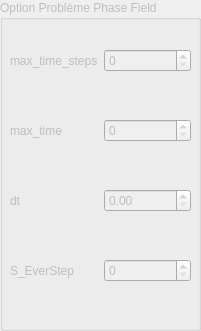
    <widget class="QGroupBox" name="groupBoxPhasefield">
     <property name="enabled">
      <bool>false</bool>
     </property>
     <property name="geometry">
      <rect>
       <x>1180</x>
       <y>20</y>
       <width>201</width>
       <height>331</height>
      </rect>
     </property>
     <property name="title">
      <string>Option Problème Phase Field</string>
     </property>
     <widget class="QWidget" name="layoutWidget_17">
      <property name="geometry">
       <rect>
        <x>10</x>
        <y>100</y>
        <width>181</width>
        <height>61</height>
       </rect>
      </property>
      <layout class="QHBoxLayout" name="horizontalLayout_20">
       <item>
        <widget class="QLabel" name="label_22">
         <property name="text">
          <string>max_time</string>
         </property>
        </widget>
       </item>
       <item>
        <widget class="QSpinBox" name="spinboxMaxtime">
         <property name="maximum">
          <number>100000000</number>
         </property>
        </widget>
       </item>
      </layout>
     </widget>
     <widget class="QWidget" name="layoutWidget_18">
      <property name="geometry">
       <rect>
        <x>10</x>
        <y>30</y>
        <width>181</width>
        <height>61</height>
       </rect>
      </property>
      <layout class="QHBoxLayout" name="horizontalLayout_21">
       <item>
        <widget class="QLabel" name="label_23">
         <property name="text">
          <string>max_time_steps</string>
         </property>
        </widget>
       </item>
       <item>
        <widget class="QSpinBox" name="spinboxMaxtimesteps">
         <property name="maximum">
          <number>100000000</number>
         </property>
        </widget>
       </item>
      </layout>
     </widget>
     <widget class="QWidget" name="layoutWidget_19">
      <property name="geometry">
       <rect>
        <x>10</x>
        <y>170</y>
        <width>181</width>
        <height>61</height>
       </rect>
      </property>
      <layout class="QHBoxLayout" name="horizontalLayout_22">
       <item>
        <widget class="QLabel" name="label_24">
         <property name="text">
          <string>dt</string>
         </property>
        </widget>
       </item>
       <item>
        <widget class="QDoubleSpinBox" name="spinBoxdt">
         <property name="maximum">
          <double>100000000.000000000000000</double>
         </property>
        </widget>
       </item>
      </layout>
     </widget>
     <widget class="QWidget" name="layoutWidget_20">
      <property name="geometry">
       <rect>
        <x>10</x>
        <y>240</y>
        <width>181</width>
        <height>61</height>
       </rect>
      </property>
      <layout class="QHBoxLayout" name="horizontalLayout_23">
       <item>
        <widget class="QLabel" name="label_25">
         <property name="text">
          <string>S_EverStep</string>
         </property>
         <property name="scaledContents">
          <bool>false</bool>
         </property>
         <property name="margin">
          <number>0</number>
         </property>
        </widget>
       </item>
       <item>
        <widget class="QSpinBox" name="spinboxS_EverStep">
         <property name="maximum">
          <number>100000000</number>
         </property>
        </widget>
       </item>
      </layout>
     </widget>
    </widget>
